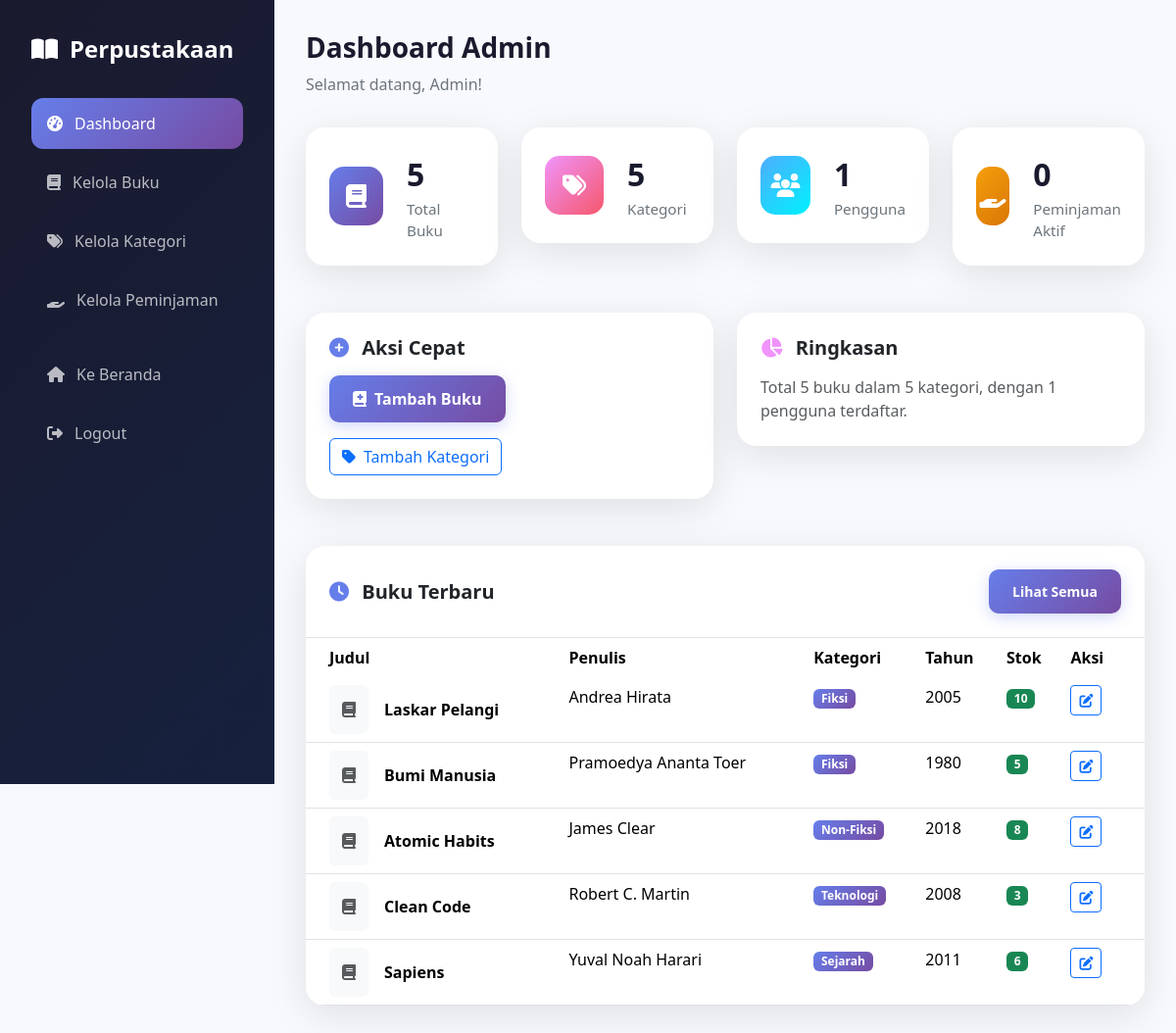
/dashboard_admin.php (signed in), run on the app's committed database.
### tables this page shows
CREATE TABLE IF NOT EXISTS book (
    id INT PRIMARY KEY AUTO_INCREMENT,
    title VARCHAR(255) NOT NULL,
    author VARCHAR(255) NOT NULL,
    cover VARCHAR(255) DEFAULT NULL,
    publisher VARCHAR(255) NOT NULL,
    year INT NOT NULL,
    stock INT NOT NULL DEFAULT 0,
    category_id INT NOT NULL,
    created_at TIMESTAMP DEFAULT CURRENT_TIMESTAMP,
    FOREIGN KEY (category_id) REFERENCES category(id) ON DELETE RESTRICT
);

CREATE TABLE IF NOT EXISTS category (
    id INT PRIMARY KEY AUTO_INCREMENT,
    name VARCHAR(255) NOT NULL,
    created_at TIMESTAMP DEFAULT CURRENT_TIMESTAMP
);

### dashboard_admin.php (the view, shortened to what this page needs)
<?php
require_once 'config.php';
$books_query = "SELECT COUNT(*) as total FROM book";
$books_result = mysqli_query($conn, $books_query);
$total_books = mysqli_fetch_assoc($books_result)['total'];
$categories_query = "SELECT COUNT(*) as total FROM category";
$categories_result = mysqli_query($conn, $categories_query);
$total_categories = mysqli_fetch_assoc($categories_result)['total'];
$users_query = "SELECT COUNT(*) as total FROM user WHERE role = 'user'";
$users_result = mysqli_query($conn, $users_query);
$total_users = mysqli_fetch_assoc($users_result)['total'];
$borrowings_query = "SELECT COUNT(*) as total FROM borrowing WHERE status = 'borrowed'";
$borrowings_result = mysqli_query($conn, $borrowings_query);
$total_borrowings = mysqli_fetch_assoc($borrowings_result)['total'];
$recent_books_query = "SELECT b.*, c.name as category_name FROM book b LEFT JOIN category c ON b.category_id = c.id ORDER BY b.created_at DESC LIMIT 5";
$recent_books_result = mysqli_query($conn, $recent_books_query);
?>
<!DOCTYPE html>
<html lang="id">
<head>
    <link rel="stylesheet" href="css/bootstrap.min.css">
    <link rel="stylesheet" href="css/style.css">
    <link rel="stylesheet" href="https://cdnjs.cloudflare.com/ajax/libs/font-awesome/6.4.0/css/all.min.css">
</head>
<body>
    <div class="dashboard-container">
        <aside class="sidebar">
            <div class="sidebar-brand">
                <i class="fas fa-book-open"></i>
                Perpustakaan
            </div>
            <ul class="sidebar-nav">
                <li>
                    <a href="dashboard_admin.php" class="active">
                        <i class="fas fa-tachometer-alt"></i>
                        Dashboard
                    </a>
                </li>
                <li>
                    <a href="list_book.php">
                        <i class="fas fa-book"></i>
                        Kelola Buku
                    </a>
                </li>
                <li>
                    <a href="list_category.php">
                        <i class="fas fa-tags"></i>
                        Kelola Kategori
                    </a>
                </li>
                <li>
                    <a href="list_borrowing.php">
                        <i class="fas fa-hand-holding"></i>
                        Kelola Peminjaman
                    </a>
                </li>
                <li class="mt-4">
                    <a href="index.php">
                        <i class="fas fa-home"></i>
                        Ke Beranda
                    </a>
                </li>
                <li>
                    <a href="logout.php">
                        <i class="fas fa-sign-out-alt"></i>
                        Logout
                    </a>
                </li>
            </ul>
        </aside>
        <main class="main-content">
            <div class="page-header">
                <h1 class="page-title">Dashboard Admin</h1>
                <p class="page-subtitle">Selamat datang, <?= $_SESSION['user_name'] ?>!</p>
            </div>
            <div class="row g-4 mb-5">
                <div class="col-md-3">
                    <div class="stat-card">
                        <div class="stat-icon books">
                            <i class="fas fa-book"></i>
                        </div>
                        <div>
                            <div class="stat-number"><?= $total_books ?></div>
                            <div class="stat-label">Total Buku</div>
                        </div>
                    </div>
                </div>
                <div class="col-md-3">
                    <div class="stat-card">
                        <div class="stat-icon categories">
                            <i class="fas fa-tags"></i>
                        </div>
                        <div>
                            <div class="stat-number"><?= $total_categories ?></div>
                            <div class="stat-label">Kategori</div>
                        </div>
                    </div>
                </div>
                <div class="col-md-3">
                    <div class="stat-card">
                        <div class="stat-icon users">
                            <i class="fas fa-users"></i>
                        </div>
                        <div>
                            <div class="stat-number"><?= $total_users ?></div>
                            <div class="stat-label">Pengguna</div>
                        </div>
                    </div>
                </div>
                <div class="col-md-3">
                    <div class="stat-card">
                        <div class="stat-icon" style="background: linear-gradient(135deg, #f59e0b 0%, #d97706 100%);">
                            <i class="fas fa-hand-holding"></i>
                        </div>
                        <div>
                            <div class="stat-number"><?= $total_borrowings ?></div>
                            <div class="stat-label">Peminjaman Aktif</div>
                        </div>
                    </div>
                </div>
            </div>
            <div class="row g-4 mb-5">
                <div class="col-md-6">
                    <div class="card-custom p-4">
                        <h5 class="fw-bold mb-3">
                            <i class="fas fa-plus-circle me-2" style="color: var(--primary-color);"></i>
                            Aksi Cepat
                        </h5>
                        <div class="d-flex gap-3 flex-wrap">
                            <a href="create_book.php" class="btn btn-gradient">
                                <i class="fas fa-book-medical me-2"></i>Tambah Buku
                            </a>
                            <a href="create_category.php" class="btn btn-outline-primary">
                                <i class="fas fa-tag me-2"></i>Tambah Kategori
                            </a>
                        </div>
                    </div>
                </div>
                <div class="col-md-6">
                    <div class="card-custom p-4">
                        <h5 class="fw-bold mb-3">
                            <i class="fas fa-chart-pie me-2" style="color: var(--accent-color);"></i>
                            Ringkasan
                        </h5>
                        <p class="text-muted mb-0">
                            Total <?= $total_books ?> buku dalam <?= $total_categories ?> kategori,
                            dengan <?= $total_users ?> pengguna terdaftar.
                        </p>
                    </div>
                </div>
            </div>
            <div class="card-custom">
                <div class="p-4 border-bottom">
                    <div class="d-flex justify-content-between align-items-center">
                        <h5 class="fw-bold mb-0">
                            <i class="fas fa-clock me-2" style="color: var(--primary-color);"></i>
                            Buku Terbaru
                        </h5>
                        <a href="list_book.php" class="btn btn-sm btn-gradient">
                            Lihat Semua
                        </a>
                    </div>
                </div>
                <div class="table-responsive">
                    <table class="table table-hover mb-0">
                        <thead style="background: var(--light-bg);">
                            <tr>
                                <th class="border-0 ps-4">Judul</th>
                                <th class="border-0">Penulis</th>
                                <th class="border-0">Kategori</th>
                                <th class="border-0">Tahun</th>
                                <th class="border-0">Stok</th>
                                <th class="border-0 pe-4">Aksi</th>
                            </tr>
                        </thead>
                        <tbody>
                            <?php if (mysqli_num_rows($recent_books_result) > 0): ?>
                                <?php while ($book = mysqli_fetch_assoc($recent_books_result)): ?>
                                    <tr>
                                        <td class="ps-4">
                                            <div class="d-flex align-items-center">
                                                <?php if ($book['cover']): ?>
                                                    <img src="uploads/<?= $book['cover'] ?>" alt="Cover" class="rounded me-3"
                                                        style="width: 40px; height: 50px; object-fit: cover;">
                                                <?php else: ?>
                                                    <div class="rounded me-3 d-flex align-items-center justify-content-center bg-light"
                                                        style="width: 40px; height: 50px;">
                                                        <i class="fas fa-book text-muted"></i>
                                                    </div>
                                                <?php endif; ?>
                                                <span class="fw-semibold"><?= $book['title'] ?></span>
                                            </div>
                                        </td>
                                        <td><?= $book['author'] ?></td>
                                        <td>
                                            <span class="badge" style="background: var(--primary-gradient);">
                                                <?= $book['category_name'] ?? 'Umum' ?>
                                            </span>
                                        </td>
                                        <td><?= $book['year'] ?></td>
                                        <td>
                                            <span class="badge bg-<?= $book['stock'] > 0 ? 'success' : 'danger' ?>">
                                                <?= $book['stock'] ?>
                                            </span>
                                        </td>
                                        <td class="pe-4">
                                            <a href="update_book.php?id=<?= $book['id'] ?>"
                                                class="btn btn-sm btn-outline-primary">
                                                <i class="fas fa-edit"></i>
                                            </a>
                                        </td>
                                    </tr>
                                <?php endwhile; ?>
                            <?php endif; ?>
                        </tbody>
                    </table>
                </div>
            </div>
        </main>
    </div>
</body>
</html>

### css/style.css (style rules this page uses)
:root { --primary-gradient: linear-gradient(135deg, #667eea 0%, #764ba2 100%); --secondary-gradient: linear-gradient(135deg, #f093fb 0%, #f5576c 100%); --dark-gradient: linear-gradient(135deg, #1a1a2e 0%, #16213e 100%); --primary-color: #667eea; --secondary-color: #764ba2; --accent-color: #f093fb; --dark-color: #1a1a2e; --light-bg: #f8f9fc; --card-shadow: 0 10px 40px rgba(0, 0, 0, 0.1); --card-shadow-hover: 0 20px 60px rgba(0, 0, 0, 0.15); }
* { margin: 0; padding: 0; box-sizing: border-box; }
body { font-family: 'Segoe UI', Tahoma, Geneva, Verdana, sans-serif; background: var(--light-bg); min-height: 100vh; }
.btn-gradient { background: var(--primary-gradient); color: white; border: none; padding: 0.75rem 1.5rem; font-weight: 600; border-radius: 10px; transition: all 0.3s ease; box-shadow: 0 4px 15px rgba(102, 126, 234, 0.3); }
.card-custom { background: white; border: none; border-radius: 20px; box-shadow: var(--card-shadow); transition: all 0.3s ease; overflow: hidden; }
.dashboard-container { display: flex; min-height: 100vh; }
.sidebar { width: 280px; background: var(--dark-gradient); padding: 2rem; position: fixed; height: 100vh; overflow-y: auto; }
.sidebar-brand { color: white; font-size: 1.5rem; font-weight: 700; margin-bottom: 2rem; display: flex; align-items: center; gap: 0.75rem; }
.sidebar-nav { list-style: none; padding: 0; margin: 0; }
.sidebar-nav li { margin-bottom: 0.5rem; }
.sidebar-nav a { display: flex; align-items: center; gap: 0.75rem; padding: 0.875rem 1rem; color: rgba(255, 255, 255, 0.7); text-decoration: none; border-radius: 12px; transition: all 0.3s ease; font-weight: 500; }
.sidebar-nav a:hover, .sidebar-nav a.active { background: rgba(255, 255, 255, 0.1); color: white; }
.sidebar-nav a.active { background: var(--primary-gradient); }
.main-content { flex: 1; margin-left: 280px; padding: 2rem; background: var(--light-bg); }
.page-header { margin-bottom: 2rem; }
.page-title { font-size: 1.75rem; font-weight: 700; color: var(--dark-color); margin-bottom: 0.5rem; }
.page-subtitle { color: #6c757d; }
.stat-card { background: white; border-radius: 20px; padding: 1.5rem; box-shadow: var(--card-shadow); display: flex; align-items: center; gap: 1.5rem; transition: all 0.3s ease; }
.stat-icon { width: 60px; height: 60px; border-radius: 15px; display: flex; align-items: center; justify-content: center; font-size: 1.5rem; color: white; }
.stat-icon.books { background: linear-gradient(135deg, #667eea 0%, #764ba2 100%); }
.stat-icon.categories { background: linear-gradient(135deg, #f093fb 0%, #f5576c 100%); }
.stat-icon.users { background: linear-gradient(135deg, #4facfe 0%, #00f2fe 100%); }
.stat-number { font-size: 2rem; font-weight: 700; color: var(--dark-color); }
.stat-label { color: #6c757d; font-size: 0.95rem; }

### data on the page
book: title "Laskar Pelangi", author "Andrea Hirata", category.name "Fiksi", year "2005", stock "10"
book: title "Bumi Manusia", author "Pramoedya Ananta Toer", category.name "Fiksi", year "1980", stock "5"
book: title "Atomic Habits", author "James Clear", category.name "Non-Fiksi", year "2018", stock "8"
book: title "Clean Code", author "Robert C. Martin", category.name "Teknologi", year "2008", stock "3"
book: title "Sapiens", author "Yuval Noah Harari", category.name "Sejarah", year "2011", stock "6"

### other printed values
$_SESSION['user_name'] "Admin"
$total_books "5"
$total_categories "5"
$total_users "1"
$total_borrowings "0"
